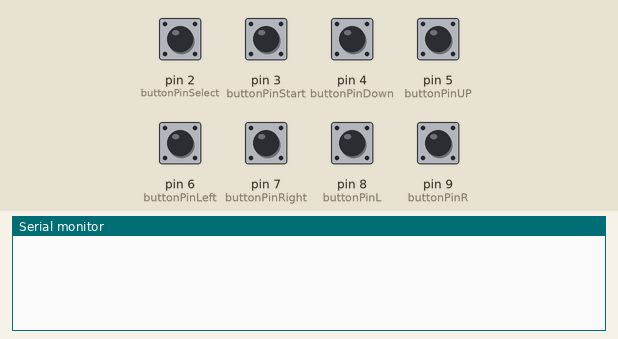
This sketch was run on a simulated Arduino Uno, built with avr-gcc and run on an emulated ATmega328P. On the bench: the last lines printed to the serial monitor. Inputs (shaded band) come from the test bench; at power-on: pin 2 (buttonPinSelect), pin 3 (buttonPinStart), pin 4 (buttonPinDown), pin 5 (buttonPinUP), pin 6 (buttonPinLeft), pin 7 (buttonPinRight), pin 8 (buttonPinL), pin 9 (buttonPinR) LOW.

Above: at 1.2 s.
1.3 s: pin 2 (buttonPinSelect) pulled HIGH for 0.15 s
At 2.5 s:
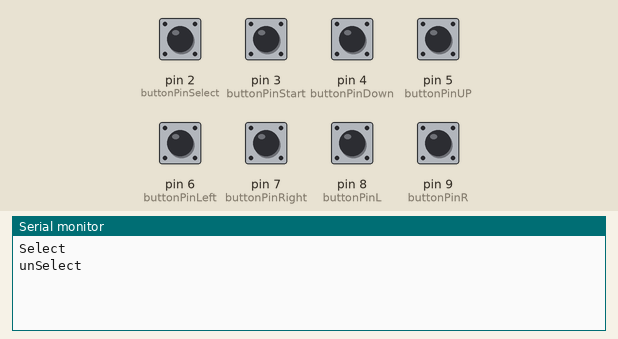
2.9 s: pin 3 (buttonPinStart) pulled HIGH for 0.15 s
At 4.2 s:
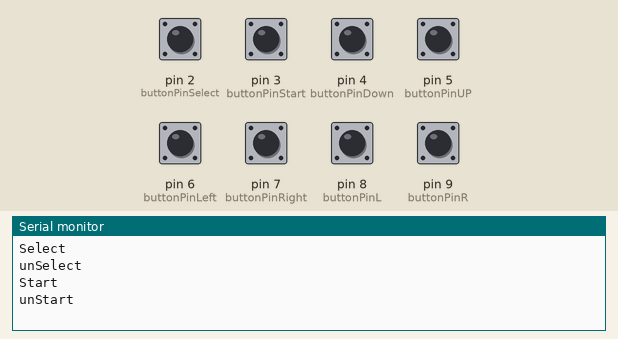
4.5 s: pin 4 (buttonPinDown) pulled HIGH for 0.15 s
At 5.7 s:
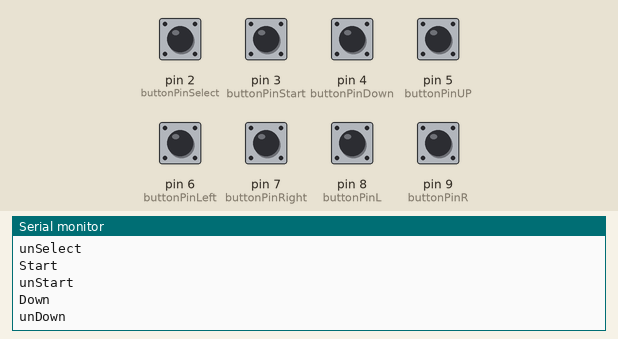
6.1 s: pin 5 (buttonPinUP) pulled HIGH for 0.15 s
At 7.4 s:
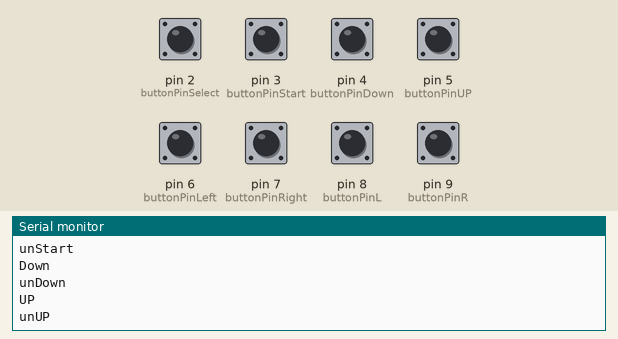
7.7 s: pin 6 (buttonPinLeft) pulled HIGH for 0.15 s
At 8.3 s:
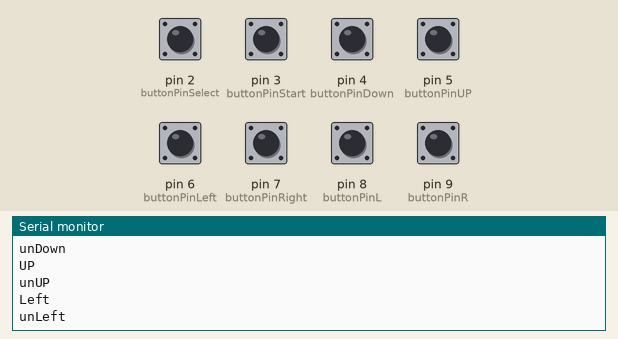
9.3 s: pin 7 (buttonPinRight) pulled HIGH for 0.15 s
At 10.9 s:
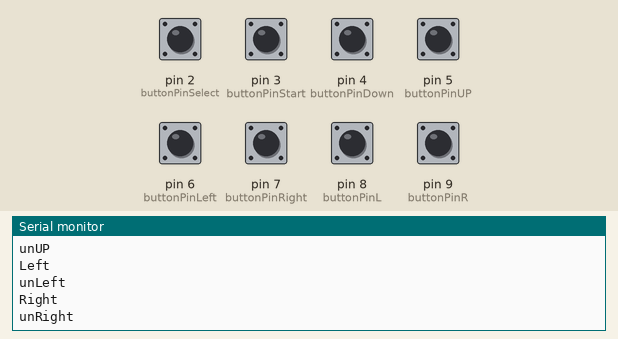

The sketch:

mando.ino
```cpp
// Asignando botones:
const int buttonPinSelect = 2;
const int buttonPinStart = 3;
const int buttonPinDown = 4;
const int buttonPinUP = 5;
const int buttonPinLeft = 6;
const int buttonPinRight = 7;
const int buttonPinL = 8;
const int buttonPinR = 9;

// Variables:
int buttonStateSelect = 0;
int lastButtonStateSelect = 0;
int buttonStateStart = 0;
int lastButtonStateStart = 0;
int buttonStateDown = 0;
int lastButtonStateDown = 0;
int buttonStateUP = 0;
int lastButtonStateUP = 0;
int buttonStateLeft = 0;
int lastButtonStateLeft = 0;
int buttonStateRight = 0;
int lastButtonStateRight = 0;
int buttonStateL = 0;
int lastButtonStateL = 0;
int buttonStateR = 0;
int lastButtonStateR = 0;

void setup() {
  // Initialize the button pin as an input:
  pinMode(buttonPinSelect, INPUT);
  pinMode(buttonPinStart, INPUT);
  pinMode(buttonPinDown, INPUT);
  pinMode(buttonPinUP, INPUT);
  pinMode(buttonPinLeft, INPUT);
  pinMode(buttonPinRight, INPUT);
  pinMode(buttonPinL, INPUT);
  pinMode(buttonPinR, INPUT);
  // Initialize serial communication:
  Serial.begin(9600);
}

void loop() {
  // Read the pushbutton input pin:
  buttonStateSelect = digitalRead(buttonPinSelect);
  buttonStateStart = digitalRead(buttonPinStart);
  buttonStateDown = digitalRead(buttonPinDown);
  buttonStateUP = digitalRead(buttonPinUP);
  buttonStateLeft = digitalRead(buttonPinLeft);
  buttonStateRight = digitalRead(buttonPinRight);
  buttonStateL = digitalRead(buttonPinL);
  buttonStateR = digitalRead(buttonPinR);

   if (buttonStateSelect == HIGH and lastButtonStateSelect == LOW) {
      // If the current state is HIGH then the button
      // Send to serial that the button is pressed:
      Serial.println("Select");
  } else if (buttonStateSelect == LOW and lastButtonStateSelect == HIGH) {
      //If the current state is LOW and last state
      //State was HIGH then send to serial it is
      //not pressed anymore:
      Serial.println("unSelect");
  }

   if (buttonStateStart == HIGH and lastButtonStateStart == LOW) {
      Serial.println("Start");
  } else if (buttonStateStart == LOW and lastButtonStateStart == HIGH) {
      Serial.println("unStart");
  }

   if (buttonStateDown == HIGH and lastButtonStateDown == LOW) {
      Serial.println("Down");
  } else if (buttonStateDown == LOW and lastButtonStateDown == HIGH) {
      Serial.println("unDown");
  }

   if (buttonStateUP == HIGH and lastButtonStateUP == LOW) {
      Serial.println("UP");
  } else if (buttonStateUP == LOW and lastButtonStateUP == HIGH) {
      Serial.println("unUP");
  }

   if (buttonStateLeft == HIGH and lastButtonStateLeft == LOW) {
      Serial.println("Left");
  } else if (buttonStateLeft == LOW and lastButtonStateLeft == HIGH) {
      Serial.println("unLeft");
  }

   if (buttonStateRight == HIGH and lastButtonStateRight == LOW) {
      Serial.println("Right");
  } else if (buttonStateRight == LOW and lastButtonStateRight == HIGH) {
      Serial.println("unRight");
  }

   if (buttonStateL == HIGH and lastButtonStateL == LOW) {
      Serial.println("L");
  } else if (buttonStateL == LOW and lastButtonStateL == HIGH) {
      Serial.println("unL");
  }

   if (buttonStateR == HIGH and lastButtonStateR == LOW) {
      Serial.println("R");
  } else if (buttonStateR == LOW and lastButtonStateR == HIGH) {
      Serial.println("unR");
  }


  // Save the current state as the last state,
  // for next time through the loop
  lastButtonStateSelect = buttonStateSelect;
  lastButtonStateStart = buttonStateStart;
  lastButtonStateDown = buttonStateDown;
  lastButtonStateUP = buttonStateUP;
  lastButtonStateLeft = buttonStateLeft;
  lastButtonStateRight = buttonStateRight;
  lastButtonStateL = buttonStateL;
  lastButtonStateR = buttonStateR;
delay('1');
Serial.flush();
}
```

Measured:
- after the input at 1.3 s, the serial monitor: prints a new line at once (image 1)
- after the input at 2.9 s, the serial monitor: prints a new line at once (image 2)
- after the input at 4.5 s, the serial monitor: prints a new line at once (image 3)
- after the input at 6.1 s, the serial monitor: prints a new line at once (image 4)
- after the input at 7.7 s, the serial monitor: prints a new line at once (image 5)
- after the input at 9.3 s, the serial monitor: prints a new line at once (image 6)
